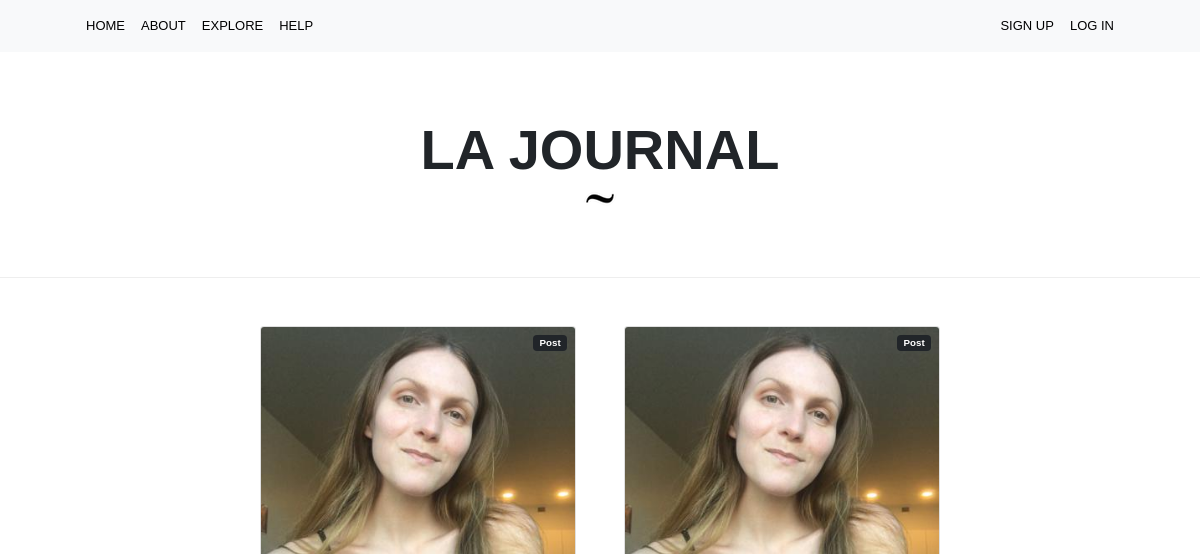
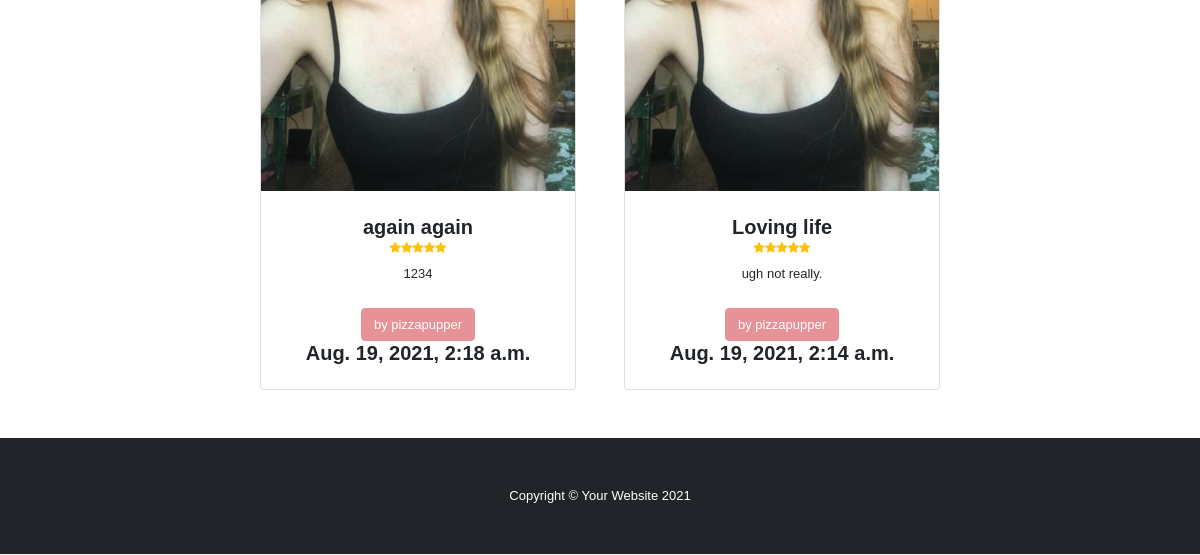
Page /home/blog/pizzapupper/ on the earlier database version (2 pictures, top to bottom).
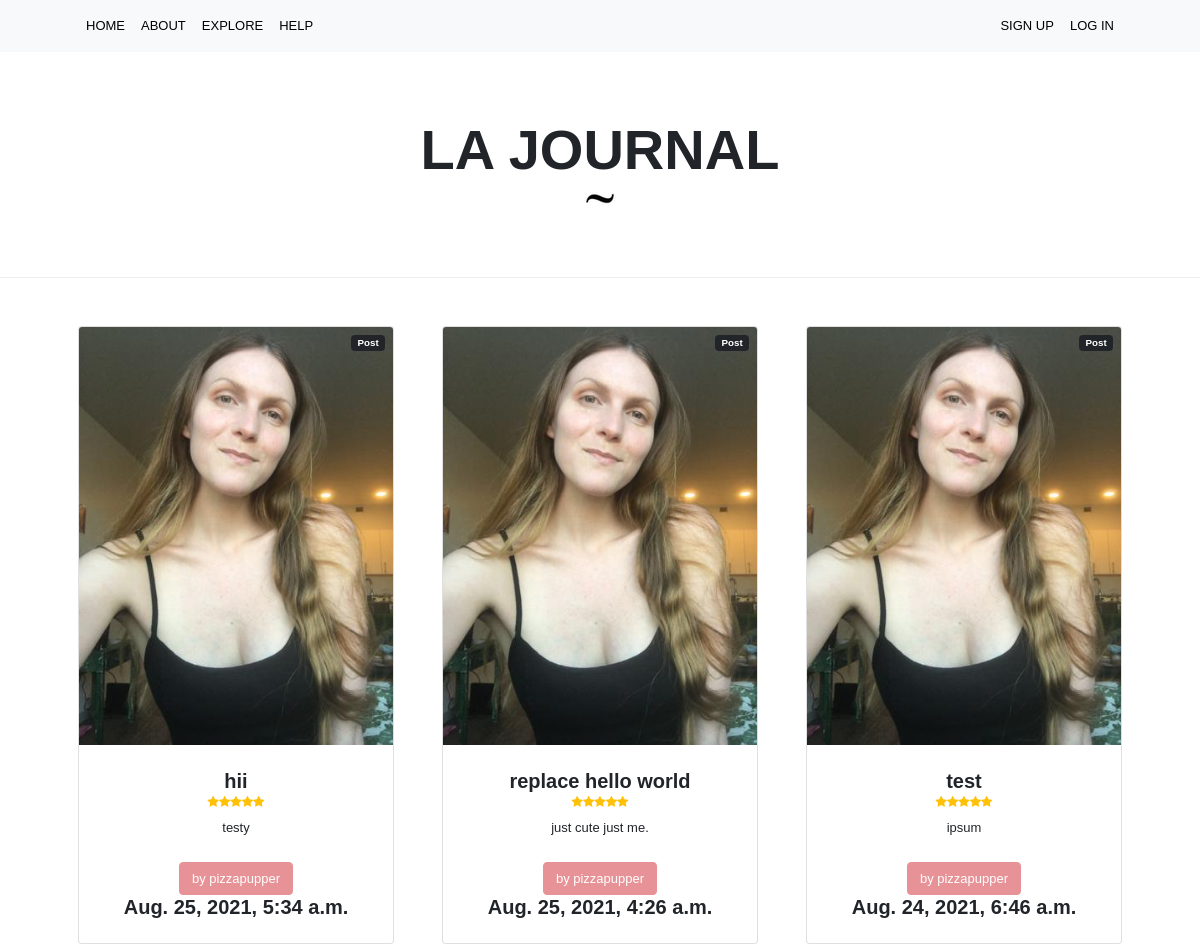
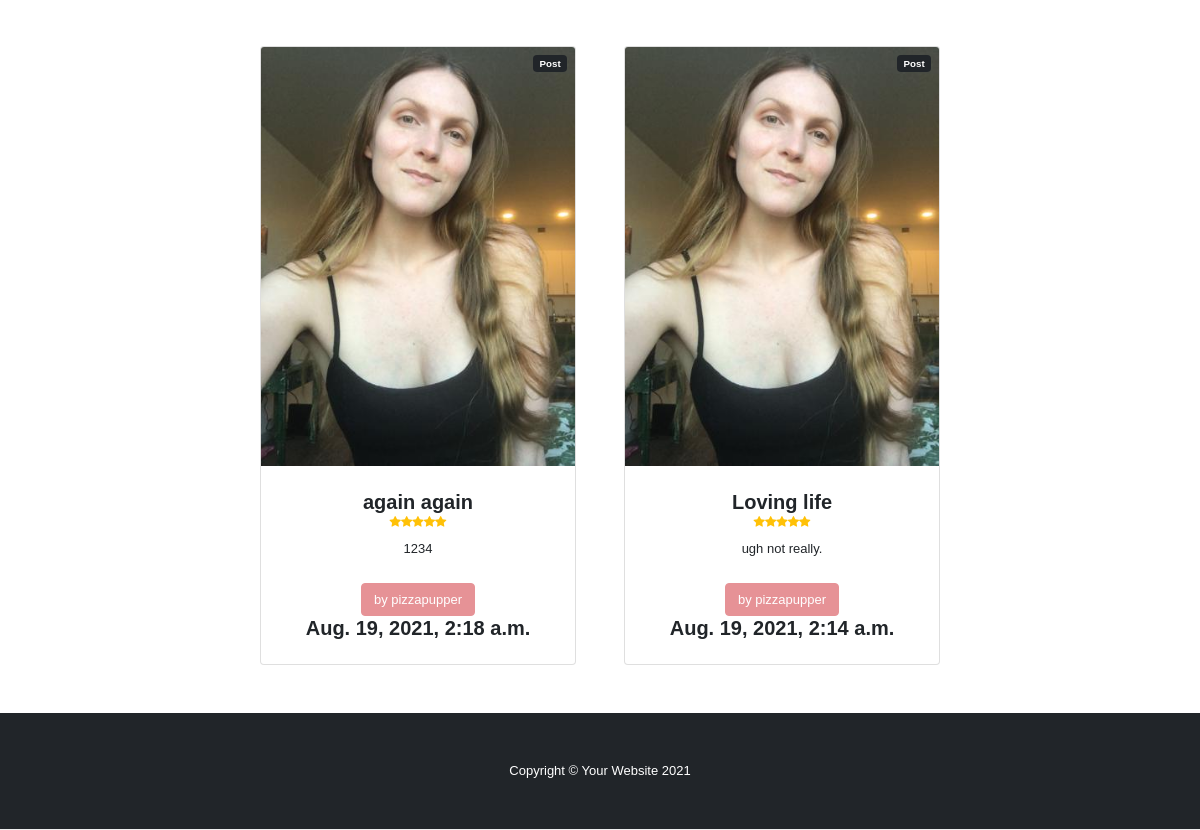
Same page on the later database version (2 pictures, top to bottom).
### blog/models.py (models this page shows, shortened)
class Post(models.Model):
	title = models.CharField(max_length=100)
	post_content = models.TextField(max_length=10000)
	date_posted= models.DateTimeField(auto_now_add=True)
	author = models.ForeignKey(User, on_delete=models.CASCADE)

### users/models.py (models this page shows, shortened)
class Profile(models.Model):
	user = models.OneToOneField(User, on_delete=models.CASCADE)
	profile_pic = models.ImageField(default='anon.png', upload_to='profile-pics')

### blog/views.py (the view)
# urls.py: path('blog/<str:username>/', PostUserListView.as_view(), name='user-blog'),
class PostUserListView(ListView):
	model = Post
	def get_queryset(self):
		posts = Post.objects.all()
		for post in posts:
			if post.author.username==self.kwargs['username']:
				pk_value=post.author.id
				break
		queryset = Post.objects.all().filter(author=pk_value)
		queryset=queryset.order_by('-date_posted')
		return queryset
	template_name = 'blog/user_blog.html'

### blog/templates/blog/user_blog.html (shortened to what this page needs)
{% extends 'blog/base.html' %}
{% block postscontent %}
{% for object in object_list %}
	<div class="col mb-5">
  	  <div class="card h-100">
            <div class="badge bg-dark text-white position-absolute" style="top: 0.5rem; right: 0.5rem">Post</div>
            <img class="card-img-top" src="{{ object.author.profile.profile_pic.url }}" alt="..." />
                <div class="card-body p-4">
                    <div class="text-center">
                        <h5 class="fw-bolder">{{ object.title }}</h5>
                        <div class="d-flex justify-content-center small text-warning mb-2">
                            <div class="bi-star-fill"></div>
                            <div class="bi-star-fill"></div>
                            <div class="bi-star-fill"></div>
                            <div class="bi-star-fill"></div>
                            <div class="bi-star-fill"></div>
                              </div>
                                  {{ object.post_content }}
                                </div>
                            </div>
                            <div class="card-footer p-4 pt-0 border-top-0 bg-transparent">
                                <div class="text-center"><a class="btn btn-outline-dark mt-auto" href="#">by {{ object.author }}</a></div>
                                 <div class="text-center">
                        <h5 class="fw-bolder">{{ object.date_posted }}</h5>
                       </div>
                            </div>
                        </div>
                    </div>
{% endfor %}
{% endblock postscontent %}

### blog/templates/blog/base.html (shortened to what this page needs)
{% load static %}
<!DOCTYPE html>
<html lang="en">
    <head>
        <link href="https://cdn.jsdelivr.net/npm/bootstrap-icons@1.5.0/font/bootstrap-icons.css" rel="stylesheet" />
        <link href="{% static 'blog/styles.css' %}" rel="stylesheet" />
    </head>
    <body>
        <nav class="navbar navbar-expand-lg navbar-light bg-light">
            <div class="container px-4 px-lg-5">
                <div class="collapse navbar-collapse" id="navbarSupportedContent">
                    <ul class="navbar-nav me-auto mb-2 mb-lg-0">
                        <li class="nav-item"><a class="nav-link" aria-current="page" href="{% url 'site-home' %}">HOME</a></li>
                        <li class="nav-item"><a class="nav-link" href="{% url 'site-about' %}">ABOUT</a></li> <li class="nav-item"><a class="nav-link" href="{% url 'explore-page' %}">EXPLORE</a>
                        </li>
                        <li class="nav-item"><a class="nav-link" href="{% url 'site-help' %}">HELP</a>
                        </li>
                    </ul>
                    {% if user.is_authenticated %}
                    <a class="nav-link" href="{% url 'profile' %}">PROFILE</a>
	                {% else %}
                        <a href="{% url 'register' %}" class="nav-link">
                          SIGN UP
                        </a>
                  	{% endif %}
                  {% if user.is_authenticated %}
                  	  <a class="nav-link" href="{% url 'logout' %}">LOG OUT</a>
                   {% else %}
                     <a class="nav-link" href="{% url 'login' %}">LOG IN</a>
                    {% endif %}
                </div>
            </div>
        </nav>
        <header class="py-5">
            <div class="container px-4 px-lg-5 my-5">
                <div class="text-center">
                    <h1 class="display-4 fw-bolder">LA JOURNAL</h1>
                         <img style="margin: -.75rem;" src="{% static 'kissclip.png'%}">
                </div>
            </div>
        </header>
        <section>
            <div class="container px-4 px-lg-5">
                <div class="row gx-4 gx-lg-5 row-cols-2 row-cols-md-3 row-cols-xl-4 justify-content-center">
                	{% block postscontent %} {% endblock postscontent %}
                </div>
            </div>
        </section>
        <footer class="py-5 bg-dark">
            <div class="container"><p class="m-0 text-center text-white">Copyright &copy; Your Website 2021</p></div>
        </footer>
    </body>
</html>

Differences in the rows shown:
added Post: author.profile.profile_pic (picture), title "hii", post_content "testy", author "pizzapupper", date_posted "Aug. 25, 2021, 5:34 a.m."
added Post: author.profile.profile_pic (picture), title "replace hello world", post_content "just cute just me.", author "pizzapupper", date_posted "Aug. 25, 2021, 4:26 a.m."
added Post: author.profile.profile_pic (picture), title "test", post_content "ipsum", author "pizzapupper", date_posted "Aug. 24, 2021, 6:46 a.m."
